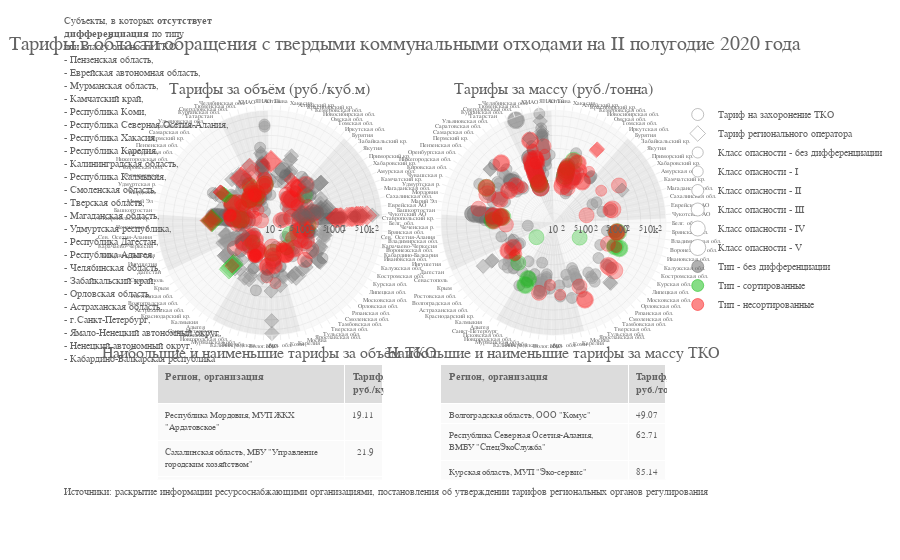

This figure's notebook cell:
### Code cell
import plotly.graph_objects as go
from plotly.subplots import make_subplots
import math

max_r = 30000
min_r = 10

fig = make_subplots(
    rows = 2, cols = 3,
    column_widths=[0.04, 0.48, 0.48],
    row_heights=[0.68, 0.32],
    vertical_spacing = 0.05, horizontal_spacing = 0.1,
    specs=[[None, {'type': 'polar'}, {'type': 'polar'}],
           [None, {"type": "table"}, {"type": "table"} ]],
    subplot_titles=('Тарифы за объём (руб./куб.м)',
                    'Тарифы за массу (руб./тонна)',
                    'Наибольшие и наименьшие тарифы за объём ТКО',
                    'Наибольшие и наименьшие тарифы за массу ТКО')
)

marker_size = 11

tko_types = [
    {'name': 'без дифференциации', 'color': 'gray', 'marker_color': 'rgba(100,100,100,0.5)', 'line_color': 'rgb(100,100,100)'},
    {'name': 'сортированные', 'color': 'green', 'marker_color': 'rgba(15,188,15,0.5)', 'line_color': 'rgb(15,188,15)'},
    {'name': 'несортированные', 'color': 'red', 'marker_color': 'rgba(250,20,20,0.5)', 'line_color': 'rgb(250,20,20)'},
]

tko_classes = [
    {'name': 'без дифференциации', 'size' : marker_size},
    {'name': 'I', 'size' : marker_size},
    {'name': 'II', 'size' : marker_size+1},
    {'name': 'III', 'size' : marker_size+2},
    {'name': 'IV', 'size' : marker_size+4},
    {'name': 'V', 'size' : marker_size+6},
]

tar_types = [
    {'name': 'Тариф на захоронение твердых коммунальных отходов',
     'symbol': 'circle', 'label': 'Тариф на захоронение ТКО'},
    {'name': 'Единый тариф регионального оператора по обращению с твердыми коммунальными отходами',
     'symbol': 'diamond', 'label': 'Тариф регионального оператора'},
]

units = [
    {'name': 'руб./куб. м', 'num': 2},
    {'name': 'руб./тонна', 'num': 3}
]

for unit in units:
    for tar_type in tar_types:
        for tko_type in tko_types:
            for tko_class in tko_classes:
                df = data[(data.tko_type == tko_type['name'])&\
                          (data.tko_class == tko_class['name'])&\
                          (data.tar_type == tar_type['name'])&\
                          (data.unit == unit['name'])&\
                          (data.tar_value <= max_r)&(data.tar_value >= min_r)
                         ]
                fig.add_trace(go.Scatterpolar(
                    name = tar_type['label']+', тип - '+tko_type['name']+', класс опасности - '+tko_class['name'],
                    r = df['tar_value'], theta = df['region_label'],
                    mode = 'markers',
                    marker = dict(color = tko_type['marker_color'],
                                  line = dict(width = 0.5, color = tko_type['line_color']),
                                  size = tko_class['size'],
                                  symbol = tar_type['symbol']),
                    opacity = 0.6,
                    showlegend = False,
                ), row = 1, col = unit['num'])

    fig.add_trace(go.Barpolar(
        name = 'back1',
        r = regions['back']*max_r, theta = regions['short_name'], width = 1,
        marker_color = 'rgba(150,150,150,150)', marker_line_color = 'rgba(0,0,0,0)',
        opacity = 0.2,
        showlegend = False
    ), row = 1, col = unit['num'])

    fig.add_trace(go.Barpolar(
        name = 'back2',
        r = (1-regions['back'])*max_r, theta = regions['short_name'], width = 1,
        marker_color = 'rgba(220,220,220,220)', marker_line_color = 'rgba(0,0,0,0)',
        opacity = 0.2,
        showlegend = False
    ), row = 1, col = unit['num'])

# legend
for tar_type in tar_types:
    fig.add_trace(go.Scatterpolar(
        name = tar_type['label'], r = [1]*len(regions), theta = regions['short_name'],
        mode = 'markers',
        marker = dict( color = 'white', line = dict(width = 0.5, color = 'grey'), size = 12, symbol = tar_type['symbol']),
        showlegend = True,
    ), row = 1, col = 2)
    
for tko_class in tko_classes:
    fig.add_trace(go.Scatterpolar(
        name = 'Класс опасности - '+tko_class['name'], r = [1]*len(regions), theta = regions['short_name'],
        mode = 'markers',
        marker = dict( color = 'white', line = dict(width = 0.5, color = 'grey'), size = tko_class['size'], symbol = 'circle'),
        showlegend = True,
    ), row = 1, col = 2)

for tko_type in tko_types:
    fig.add_trace(go.Scatterpolar(
        name = 'Тип - '+tko_type['name'], r = [1]*len(regions), theta = regions['short_name'],
        mode = 'markers',
        marker = dict( color = tko_type['marker_color'], line = dict(width = 0.5, color = tko_type['line_color']), size = 12, symbol = 'circle'),
        showlegend = True,
    ), row = 1, col = 2)


# tables
for unit in units:
    d_min = data[data.unit == unit['name']][['region','org','tar_value']].\
            groupby(['region','org']).min().\
            sort_values(by=['tar_value'], ascending = True).\
            reset_index().head(5)
    d_max = data[data.unit == unit['name']][['region','org','tar_value']].\
            groupby(['region','org']).max().\
            sort_values(by=['tar_value'], ascending = False).\
            reset_index().head(5).\
            sort_values(by=['tar_value'], ascending = True)
    
    d = pd.concat([d_min, pd.DataFrame(data = {'region': ['. . .'], 'org': ['. . .'], 'tar_value': ['. . .']}), d_max])

    fig.add_trace(go.Table(
        columnwidth = [250, 50],
        header=dict(
            values = ['<b>Регион, организация</b><br>','<b>Тариф,<br>'+unit['name']+'</b>'],
            fill_color = 'rgb(220,220,220)', align = ['left', 'left'], height = 25
        ),
        cells=dict(
            values=[(d.region+', '+d.org).replace('. . ., . . .', '. . .'), d.tar_value],
            fill_color = 'rgb(250,250,250)', align = ['left', 'right'], font_size = 9, height = 20,
        )
    ), row = 2, col = unit['num'])


# layout
fig_lo = dict(
    bgcolor = 'rgba(0,0,0,0)',
    radialaxis = dict(
        type = 'log', range = [math.log(min_r,10),math.log(max_r,10)],
        showline = False,
        gridcolor = 'rgba(240,240,240,240)', gridwidth = 1
    ),
    angularaxis = dict(
        ticks = 'outside', tickcolor = 'rgba(240,240,240,240)', tickfont = dict(size = 6),
        showline = True, linecolor = 'rgba(240,240,240,240)', linewidth = 0.5,
        gridcolor = 'rgba(240,240,240,240)', gridwidth = 0.5,
        rotation = 0, direction = "clockwise"
    ),
    angularaxis_categoryarray = regions.sort_values(by=['fo_ord_num','ord_num'])['short_name'].to_list()
    )

fig.update_layout(
    font = dict(size = 10, family = 'Helvetica', color = 'rgb(100,100,100)'),
    showlegend = True,
    polar = fig_lo,
    polar2 = fig_lo,
    title = dict(text = 'Тарифы в области обращения с твердыми коммунальными отходами на II полугодие 2020 года',
                 font = dict(size = 20), x = 0.01),
    paper_bgcolor = 'rgba(0,0,0,0)',
#     annotations = [
#         dict(x = 0.05, y = 0.30, xref = 'paper', yref = 'paper',
#              align = 'left', valign = 'top',
#              text = a_text, showarrow = False,
#              font = dict(size = 10)),
#         dict(x = 0.2, y = -0.05, xref = 'paper', yref = 'paper',
#              align = 'left', valign = 'top',
#              text = 'Источники: раскрытие информации ресурсоснабжающими организациями, постановления об утверждении тарифов региональных органов регулирования',
#              showarrow = False,
#              font = dict(size = 10))
#     ],
)

    
# annotation
a_text =\
    'Информация по тарифам в сфере обращения с ТКО<br>на II полугодие 2020 года <b>раскрыта</b><br>' +\
    'по ' + str(data.agg({'region': 'nunique', 'org': 'nunique'})['org']) + ' организации<br>'+\
    'из ' + str(data.agg({'region': 'nunique', 'org': 'nunique'})['region']) + ' регионов.<br>'+\
    '<br><br>' +\
    'Субъекты, по которым информация<br><b>не раскрыта</b> ни по одной орагнизации:<br>' +\
    '- '+',<br>- '.join(set(regions['region_name'].unique()) - set(price_data[((price_data.date_begin <= '01.07.2020')&(price_data.date_end >= '31.12.2020')&(price_data.tar_value > 0))]['region'].unique()))+'<br>'+\
    '<br><br>' +\
    'Тарифы с дифференциацией по<br><b>типу ТКО</b> установлены<br>' +\
    'по ' + str(data[(data.tko_type != 'без дифференциации')].agg({'region': 'nunique', 'org': 'nunique'})['org']) + ' организациям<br>'+\
    'из ' + str(data[(data.tko_type != 'без дифференциации')].agg({'region': 'nunique', 'org': 'nunique'})['region']) + ' регионов.<br>'+\
    '<br><br>' +\
    'Тарифы с дифференциацией по<br><b>классу опасности ТКО</b> установлены<br>' +\
    'по ' + str(data[(data.tko_class != 'без дифференциации')].agg({'region': 'nunique', 'org': 'nunique'})['org']) + ' организациям<br>'+\
    'из ' + str(data[(data.tko_class != 'без дифференциации')].agg({'region': 'nunique', 'org': 'nunique'})['region']) + ' регионов.<br>'+\
    '<br><br>' +\
    'Субъекты, в которых <b>отсутствует<br>дифференциация</b> по типу<br>или классу опасности ТКО:<br>' +\
    '- '+',<br>- '.join(set(data[(data.tar_value > 0)]['region'].unique()) - set(data[(data.tko_class != 'без дифференциации')|(data.tko_type != 'без дифференциации')]['region'].unique()))+'<br>'+\
    '<br>'

annotations = [a.to_plotly_json() for a in fig['layout']['annotations']]
annotations.append({'font': {'size': 10},
  'showarrow': False,'text': a_text,
  'x': -0.03,'y': 0.3, 'align': 'left', 'valign': 'top', 'xref': 'paper', 'yref': 'paper'})
annotations.append({'font': {'size': 10},
  'showarrow': False,'text': 'Источники: раскрытие информации ресурсоснабжающими организациями, постановления об утверждении тарифов региональных органов регулирования',
  'x': -0.03,'y': -0.05, 'align': 'left', 'valign': 'top', 'xref': 'paper', 'yref': 'paper'})
fig['layout']['annotations'] = annotations


fig.show()
